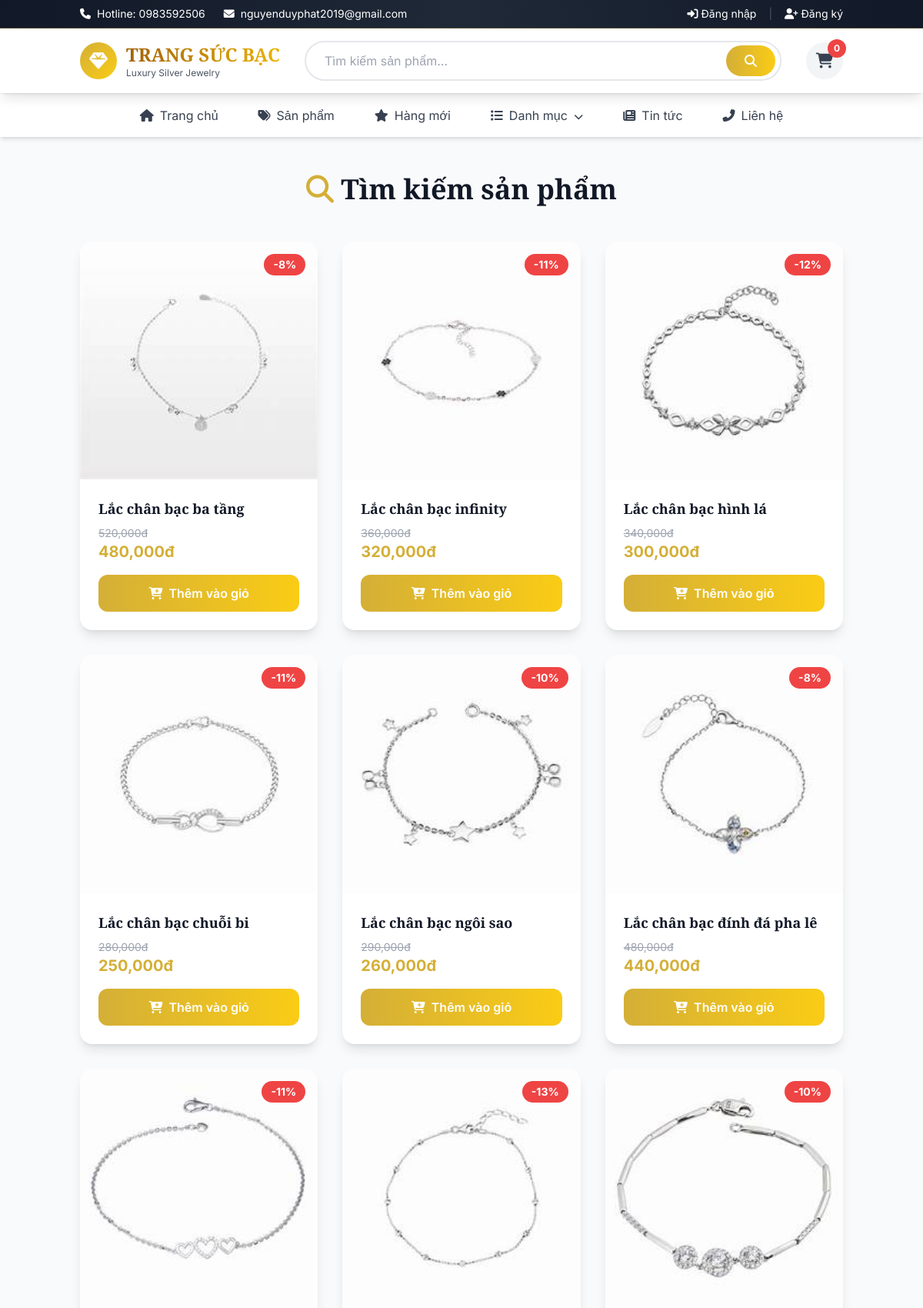
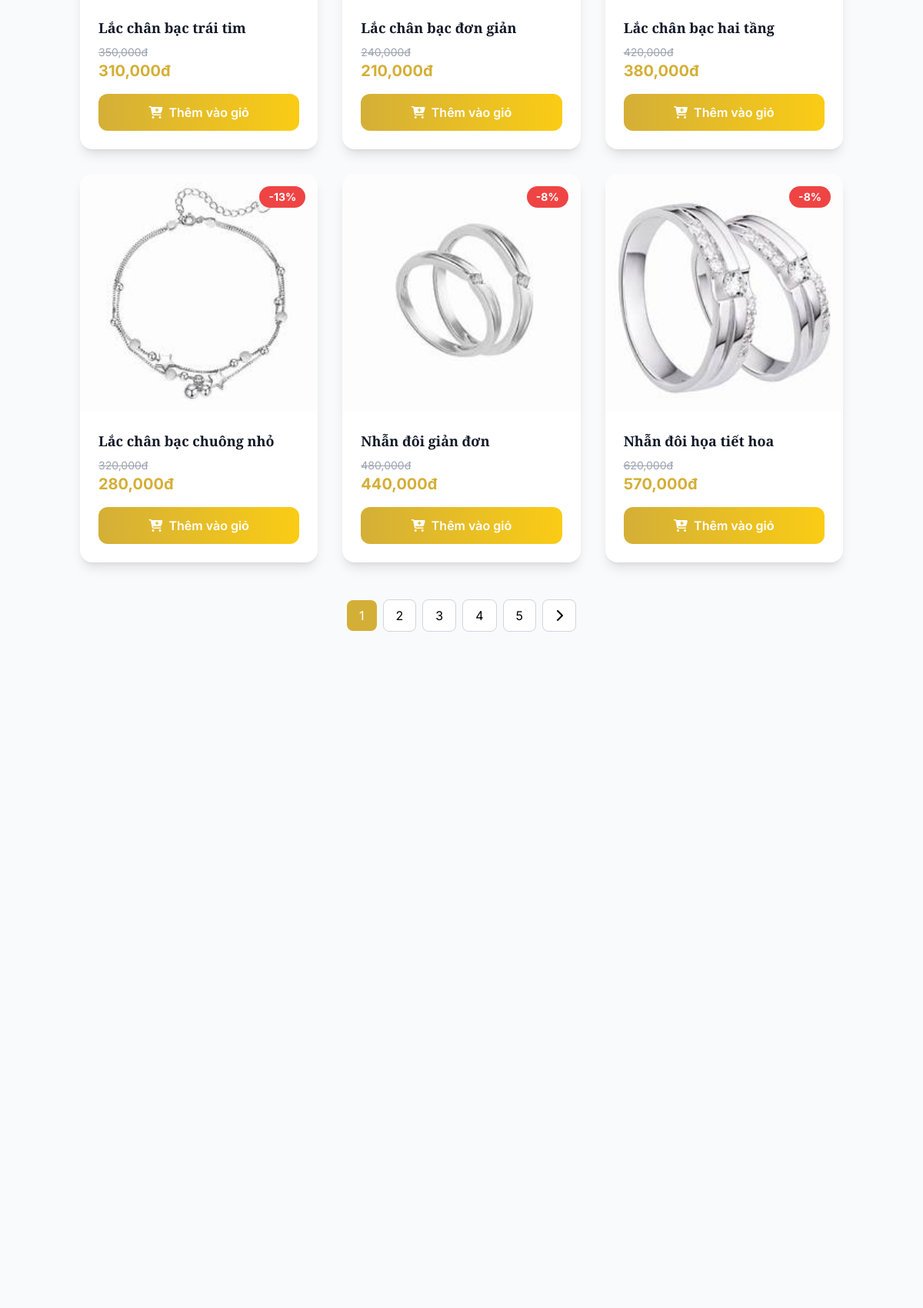
Screenshot of /search.php (upper part) with the database file from the repository (2 pictures, top to bottom).
### tables this page shows
CREATE TABLE `products` (
  `id` int(11) NOT NULL,
  `category_id` int(11) NOT NULL,
  `name` varchar(255) NOT NULL,
  `slug` varchar(255) NOT NULL,
  `description` text DEFAULT NULL,
  `price` decimal(10,2) NOT NULL,
  `sale_price` decimal(10,2) DEFAULT NULL,
  `image` varchar(255) DEFAULT NULL,
  `images` text DEFAULT NULL,
  `quantity` int(11) DEFAULT 0,
  `weight` decimal(8,2) DEFAULT NULL,
  `material` varchar(100) DEFAULT NULL,
  `is_new` tinyint(1) DEFAULT 0,
  `is_featured` tinyint(1) DEFAULT 0,
  `status` tinyint(1) DEFAULT 1,
  `views` int(11) DEFAULT 0,
  `created_at` timestamp NOT NULL DEFAULT current_timestamp(),
  `updated_at` timestamp NOT NULL DEFAULT current_timestamp() ON UPDATE current_timestamp()
);

### search.php (the view, shortened to what this page needs)
<?php
require_once 'includes/config.php';
$keyword = isset($_GET['keyword']) ? trim($_GET['keyword']) : '';
$page = isset($_GET['page']) ? (int)$_GET['page'] : 1;
$limit = 12;
$offset = ($page - 1) * $limit;
$count_sql = "SELECT COUNT(*) as total FROM products WHERE status = 1";
$count_result = mysqli_query($conn, $count_sql);
$total_products = mysqli_fetch_assoc($count_result)['total'];
$total_pages = ceil($total_products / $limit);
$sql = "SELECT * FROM products WHERE status = 1";
$sql .= " ORDER BY id DESC LIMIT $limit OFFSET $offset";
$products = mysqli_query($conn, $sql);
include 'includes/header.php';
?>
<div class="container mx-auto px-4 py-12">
    <div class="text-center mb-12">
        <h1 class="text-4xl font-bold text-gray-900 mb-4">
            <?php if ($keyword): ?>
                <i class="fas fa-search text-gold-600"></i> Kết quả tìm kiếm
            <?php else: ?>
                <i class="fas fa-search text-gold-600"></i> Tìm kiếm sản phẩm
            <?php endif; ?>
        </h1>
    </div>
    <?php if ($total_products > 0): ?>
        <div class="grid grid-cols-1 sm:grid-cols-2 lg:grid-cols-3 xl:grid-cols-4 gap-8">
            <?php while($product = mysqli_fetch_assoc($products)): ?>
            <div class="bg-white rounded-2xl shadow-lg overflow-hidden hover:shadow-2xl transition-all duration-300 group">
                <div class="relative overflow-hidden aspect-square">
                    <a href="product-detail.php?slug=<?php echo $product['slug']; ?>">
                        <img src="<?php echo BASE_URL; ?>assets/images/products/<?php echo $product['image']; ?>"
                             alt="<?php echo $product['name']; ?>"
                             class="w-full h-full object-cover group-hover:scale-110 transition-transform duration-500">
                    </a>
                    <?php if ($product['sale_price']): ?>
                    <div class="absolute top-4 right-4 bg-red-500 text-white px-3 py-1 rounded-full text-sm font-bold">
                        -<?php echo round((($product['price'] - $product['sale_price']) / $product['price']) * 100); ?>%
                    </div>
                    <?php endif; ?>
                </div>
                <div class="p-6">
                    <a href="product-detail.php?slug=<?php echo $product['slug']; ?>"
                       class="block hover:text-gold-600 transition">
                        <h3 class="font-semibold text-lg text-gray-900 mb-2 line-clamp-2">
                            <?php echo $product['name']; ?>
                        </h3>
                    </a>
                    <div class="flex items-center justify-between mb-4">
                        <div>
                            <?php if ($product['sale_price']): ?>
                                <div class="text-gray-400 line-through text-sm">
                                    <?php echo number_format($product['price']); ?>đ
                                </div>
                                <div class="text-gold-600 font-bold text-xl">
                                    <?php echo number_format($product['sale_price']); ?>đ
                                </div>
                            <?php else: ?>
                                <div class="text-gold-600 font-bold text-xl">
                                    <?php echo number_format($product['price']); ?>đ
                                </div>
                            <?php endif; ?>
                        </div>
                    </div>
                    <?php if ($product['quantity'] > 0): ?>
                        <button onclick="addToCart(<?php echo $product['id']; ?>)"
                                class="w-full bg-gradient-to-r from-gold-600 to-gold-400 text-white py-3 rounded-xl hover:shadow-lg transition-all duration-300 font-semibold hover:scale-105 transform">
                            <i class="fas fa-cart-plus mr-2"></i>Thêm vào giỏ
                        </button>
                    <?php endif; ?>
                </div>
            </div>
            <?php endwhile; ?>
        </div>
        <?php if ($total_pages > 1): ?>
        <div class="flex justify-center items-center space-x-2 mt-12">
            <?php for($i = 1; $i <= $total_pages; $i++): ?>
                <a href="?keyword=<?php echo urlencode($keyword); ?>&page=<?php echo $i; ?>"
                   class="px-4 py-2 rounded-lg transition <?php echo $i == $page ? 'bg-gold-600 text-white' : 'bg-white border border-gray-300 hover:bg-gray-50'; ?>">
                    <?php echo $i; ?>
                </a>
            <?php endfor; ?>
            <?php if ($page < $total_pages): ?>
                <a href="?keyword=<?php echo urlencode($keyword); ?>&page=<?php echo $page+1; ?>"
                   class="px-4 py-2 bg-white border border-gray-300 rounded-lg hover:bg-gray-50 transition">
                    <i class="fas fa-chevron-right"></i>
                </a>
            <?php endif; ?>
        </div>
        <?php endif; ?>
    <?php endif; ?>
</div>
<?php include 'includes/footer.php'; ?>

### includes/header.php (style rules this page uses)
body { font-family: 'Inter', sans-serif; }
h1, h2, h3, h4, h5, h6 { font-family: 'Playfair Display', serif; }

### rows the page displays
products: image (picture), (($product['price'] - $product['sale_price']) / $product['price']) * 100 "8", name "Lắc chân bạc ba tầng", price "520,000", sale_price "480,000"
products: image (picture), (($product['price'] - $product['sale_price']) / $product['price']) * 100 "11", name "Lắc chân bạc infinity", price "360,000", sale_price "320,000"
products: image (picture), (($product['price'] - $product['sale_price']) / $product['price']) * 100 "12", name "Lắc chân bạc hình lá", price "340,000", sale_price "300,000"
products: image (picture), (($product['price'] - $product['sale_price']) / $product['price']) * 100 "11", name "Lắc chân bạc chuỗi bi", price "280,000", sale_price "250,000"
products: image (picture), (($product['price'] - $product['sale_price']) / $product['price']) * 100 "10", name "Lắc chân bạc ngôi sao", price "290,000", sale_price "260,000"
products: image (picture), (($product['price'] - $product['sale_price']) / $product['price']) * 100 "8", name "Lắc chân bạc đính đá pha lê", price "480,000", sale_price "440,000"
products: image (picture), (($product['price'] - $product['sale_price']) / $product['price']) * 100 "11", name "Lắc chân bạc trái tim", price "350,000", sale_price "310,000"
products: image (picture), (($product['price'] - $product['sale_price']) / $product['price']) * 100 "13", name "Lắc chân bạc đơn giản", price "240,000", sale_price "210,000"
products: image (picture), (($product['price'] - $product['sale_price']) / $product['price']) * 100 "10", name "Lắc chân bạc hai tầng", price "420,000", sale_price "380,000"
products: image (picture), (($product['price'] - $product['sale_price']) / $product['price']) * 100 "13", name "Lắc chân bạc chuông nhỏ", price "320,000", sale_price "280,000"
products: image (picture), (($product['price'] - $product['sale_price']) / $product['price']) * 100 "8", name "Nhẫn đôi giản đơn", price "480,000", sale_price "440,000"
products: image (picture), (($product['price'] - $product['sale_price']) / $product['price']) * 100 "8", name "Nhẫn đôi họa tiết hoa", price "620,000", sale_price "570,000"

### other values shown
$cart_total "0"
